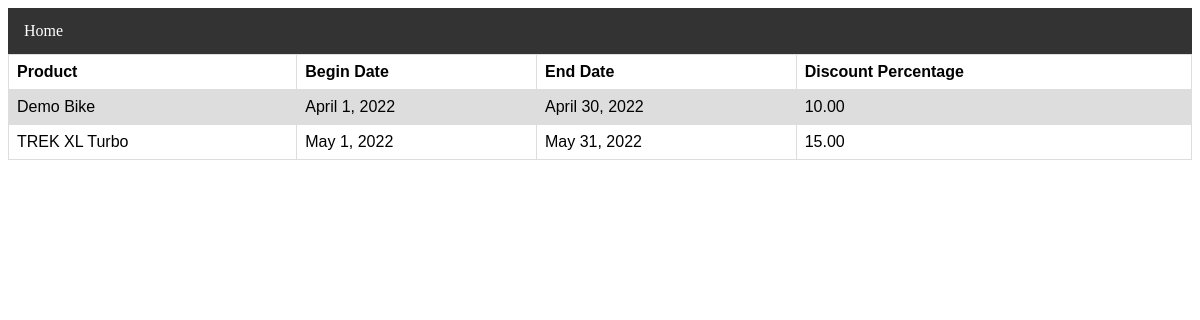
The page /discounts/ on the database its author committed.
### discount/models.py (models this page shows, shortened)
class Discount(models.Model):
    product = models.CharField(max_length=50)
    beginDate = models.DateField(auto_now=False, auto_now_add=False)
    endDate = models.DateField(auto_now=False, auto_now_add=False)
    discountPercentage = models.DecimalField(max_digits=4, decimal_places=2)

### discount/views.py (the view)
# urls.py: path('', views.list_all_discounts_view),
def list_all_discounts_view(request):
    discount_objects = Discount.objects.all()
    context = {
        'discount_objects': discount_objects
    }
    return render(request, 'discounts/discounts.html', context)

### discount/templates/discounts/discounts.html (shortened to what this page needs)
<!DOCTYPE html>
<html lang="en">
<head>
</head>
<body>
<ul>
    <li><a class="active" href="/">Home</a></li>
</ul>
<table>
    <tr>
        <th>Product</th>
        <th>Begin Date</th>
        <th>End Date</th>
        <th>Discount Percentage</th>
    </tr>
    {% for discount in discount_objects %}
    <tr>
        <td>{{ discount.product }}</td>
        <td>{{ discount.beginDate }}</td>
        <td>{{ discount.endDate }}</td>
        <td>{{ discount.discountPercentage }}</td>
    </tr>
    {% endfor %}
</table>
</body>
</html>

### discount/templates/discounts/discounts.html (style rules this page uses)
table { font-family: arial, sans-serif; border-collapse: collapse; width: 100%; }
td, th { border: 1px solid #dddddd; text-align: left; padding: 8px; }
tr:nth-child(even) { background-color: #dddddd; }
ul { list-style-type: none; margin: 0; padding: 0; overflow: hidden; background-color: #333; }
li { float: left; }
li a { display: block; color: white; text-align: center; padding: 14px 16px; text-decoration: none; }

### rows shown on the page
Discount: product "Demo Bike", beginDate "April 1, 2022", endDate "April 30, 2022", discountPercentage "10.00"
Discount: product "TREK XL Turbo", beginDate "May 1, 2022", endDate "May 31, 2022", discountPercentage "15.00"
